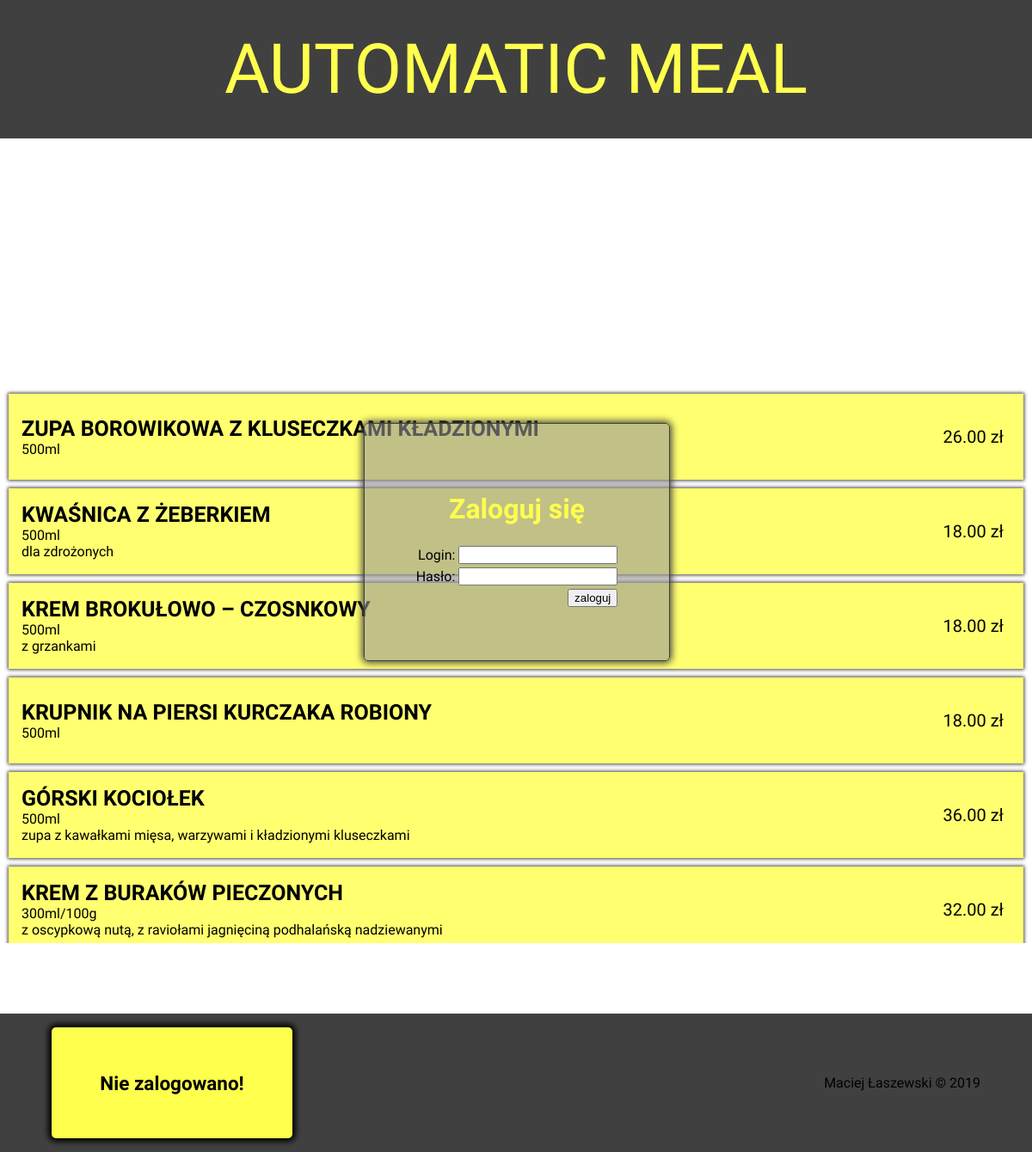
Screenshot of /index.php?kat=menu&men=zupy with the database file from the repository.
### tables this page shows
CREATE TABLE `menu` (
  `idproduktu` int(11) NOT NULL,
  `typ` text NOT NULL,
  `nazwa` text NOT NULL,
  `opis` text NOT NULL,
  `cena` decimal(11,2) NOT NULL
);

### index.php (the view, shortened to what this page needs)
<!DOCTYPE HTML>
<html lang="pl">
    <head>
        <link rel="stylesheet" href="css/style.css?=<?php echo uniqid()?>">
        <?php
            $config = require_once("config.php");
                            $db = new mysqli($config['host'], $config['user'], $config['pass'], $config['database']);
                            $db -> query("SET CHARSET utf8");
                            $db -> query("SET NAMES 'utf8' COLLATE 'utf8_polish_ci'");
            $komunikat = '';
        ?>
    </head>
    <body>
        <div id="container">
            <div id="header">
                <a href="index.php"><div id="name">AUTOMATIC MEAL</div></a>
            </div>
            <div id="main">
                <div id="content">
                    <?php
                        if(!isset($_SESSION['login'])){
                            echo "<div id='login_panel'>
                                <h1>Zaloguj się</h1>
                                <form action='index.php' method='POST'><table><tr><td>Login:</td><td><input type='text' name='login'></td></tr><tr><td>Hasło:</td><td><input type='password' name='haslo'></td></tr><tr><td colspan='2'><input type='submit' name='zaloguj' value='zaloguj'></td></tr></table></form>$komunikat</div>";
                        }
                        if(isset($_GET['kat'])){
                            switch ($_GET['kat']){
                                case 'menu':
                                    if(!isset($_GET['men'])){
                                    echo "<div class='kateg'><a href='index.php?kat=menu&men=przystawki'><div><h1>Przystawki</h1></div></a></div>
                                        <div class='kateg'><a href='index.php?kat=menu&men=zupy'><div><h1>Zupy</h1></div></a></div>
                                        <div class='kateg'><a href='index.php?kat=menu&men=salaty'><div><h1>Sałaty</h1></div></a></div>
                                        <div class='kateg'><a href='index.php?kat=menu&men=nalesniki'><div><h1>Naleśniki</h1></div></a></div>
                                        <div class='kateg'><a href='index.php?kat=menu&men=makarony'><div><h1>Makarony</h1></div></a></div>
                                        <div class='kateg'><a href='index.php?kat=menu&men=napoje'><div><h1>Napoje</h1></div></a></div>";
                                    }
                                    else{
                                        echo "<form action='index.php?kat=menu' method='POST'>";
                                    switch($_GET['men']){
                                        case 'zupy':
                                            $rekordy = $db -> query("SELECT * FROM `menu` WHERE `typ`='zupy'");
                                            foreach($rekordy as $val){
                                                echo "<div class='produkt'>
                                                <div class='desc'><span>".$val['nazwa']."</span>".$val['opis']."</div><div class='cena'><center><span>".$val['cena']."</span> zł</center></div>";
                                                echo "</div>";
                                            }
                                            break;
                                    }
                                     echo "</form>";
                                    }
                                    break;
                        }
                        }
                    ?>
                </div>
            </div>
            <div id="footer">
                <div id="user_info">
                    <?php
                    if (isset($_SESSION['login'])){
                        echo "<b>Zalogowano jako: </b><i>".$_SESSION['imie']." ".$_SESSION['nazwisko']."</i>".$_SESSION['stanowisko'];
                        echo "<form method='post'><input type='submit' value='Wyloguj' name='wyloguj'></form>";
                    }
                    else
                        echo "<h2>Nie zalogowano!</h2>"
                    ?>
                </div>
                <div id="autor">Maciej Łaszewski &copy 2019</div>
            </div>
        </div>
    </body>
</html>

### css/style.css (style rules this page uses)
body { margin:0; font-family: 'Work Sans', sans-serif; }
#container { display:flex; flex-direction: column; }
#header, #footer { width:100%; height: 12vh; min-height:50px; display:flex; justify-content: center; align-items: center; background-color: #404040; }
#main { background-color: #FFFFFF; width:100%; height:76vh; min-height:315px; }
#name { font-size:6vh; font-family: 'Fascinate Inline', cursive; color: #ffff4d; }
#content { padding: 10px; height:90%; overflow-y: auto; position: relative; z-index:1; }
#login_panel { background: rgb(150,150,150, 0.6); width:30%; height: 30%; display:flex; flex-direction: column; align-items: center; justify-content: center; border-radius: 5px; border:1px solid #404040; box-shadow: 0px 0px 8px 2px #404040; position: relative; top:35%; left:35%; }
#login_panel > h1 { color:#ffff4d; }
table { text-align: right; }
a { text-decoration: none; }
#autor { align-self: center; }
#user_info { z-index: 999; background-color:#ffff4d; width:280px; height:80%; border-radius:5px; box-shadow: 0px 0px 6px 4px #030303; text-align: center; font-size: 15px; display:flex; flex-direction: column; justify-content: center; }
#footer { width:90%; justify-content: space-between; padding: 0 5% 0 5%; }
.produkt { width:100%; height:100px; background: rgba(255,255,77, 0.8); display:flex; flex-direction: row; box-shadow: 0px 0px 4px 1px rgb(64, 64, 64); margin-top: 10px; }
.produkt > * { display:flex; flex-direction: column; justify-content: center; }
.produkt .desc { flex:9; padding-left:15px; }
.produkt .cena { flex:1; font-size:20px; }
.desc > span { font-size:25px; font-weight:bold; }

### rows the page displays
menu: nazwa "ZUPA BOROWIKOWA Z KLUSECZKAMI KŁADZIONYMI", opis "500ml", cena "26.00"
menu: nazwa "KWAŚNICA Z ŻEBERKIEM", opis "500ml dla zdrożonych", cena "18.00"
menu: nazwa "KREM BROKUŁOWO – CZOSNKOWY", opis "500ml z grzankami", cena "18.00"
menu: nazwa "KRUPNIK NA PIERSI KURCZAKA ROBIONY", opis "500ml", cena "18.00"
menu: nazwa "GÓRSKI KOCIOŁEK", opis "500ml zupa z kawałkami mięsa, warzywami i kładzionymi kluseczkami", cena "36.00"
menu: nazwa "KREM Z BURAKÓW PIECZONYCH", opis "300ml/100g z oscypkową nutą, z raviołami jagnięciną podhalańską nadziewanymi", cena "32.00"
